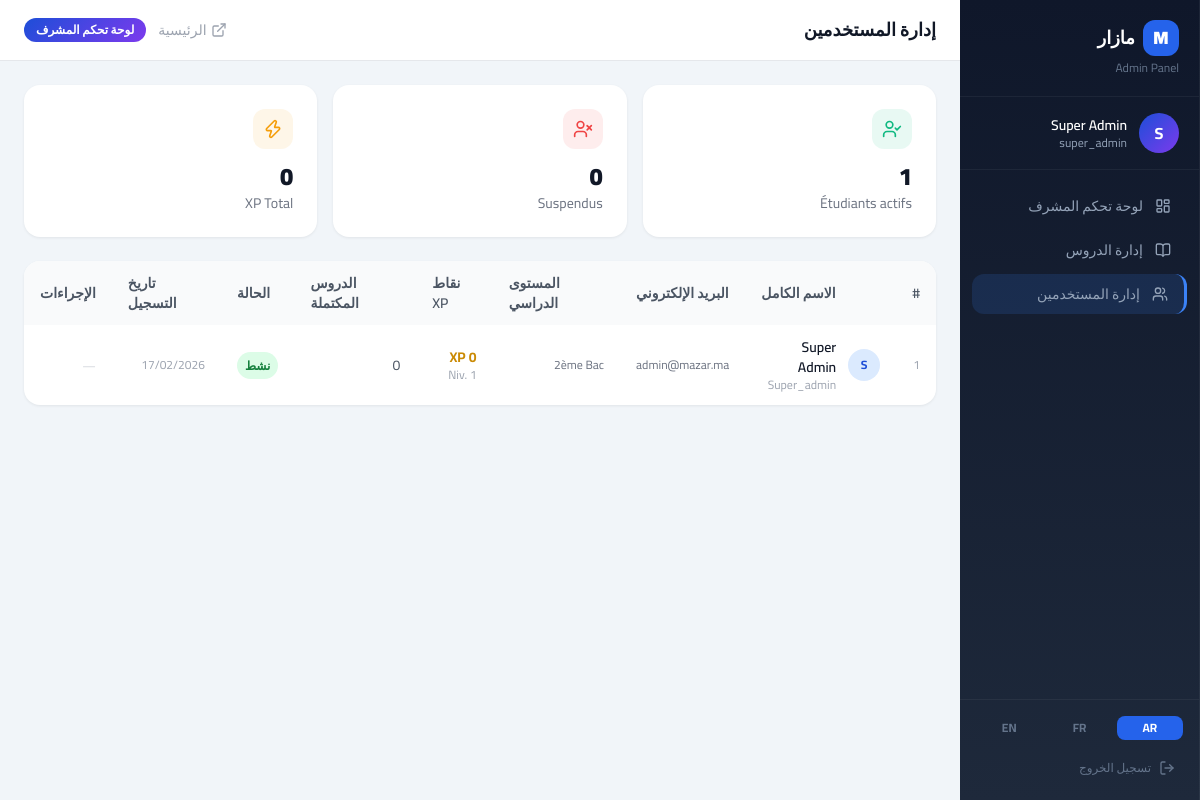
The page /admin/manage_users.php?lang=ar (signed in) on the database its author committed.
### tables this page shows
CREATE TABLE IF NOT EXISTS `users` (
  `id`             INT UNSIGNED     NOT NULL AUTO_INCREMENT,
  `full_name`      VARCHAR(120)     NOT NULL,
  `email`          VARCHAR(180)     NOT NULL,
  `password`       VARCHAR(255)     NOT NULL,
  `grade_level_id` INT UNSIGNED     NOT NULL,
  `role`           ENUM('student','staff','admin','super_admin') NOT NULL DEFAULT 'student',
  `xp_points`      INT UNSIGNED     NOT NULL DEFAULT 0,
  `level`          TINYINT UNSIGNED NOT NULL DEFAULT 1,
  `status`         ENUM('active','banned') NOT NULL DEFAULT 'active',
  `created_at`     DATETIME         NOT NULL DEFAULT CURRENT_TIMESTAMP,
  PRIMARY KEY (`id`),
  UNIQUE KEY `email` (`email`),
  KEY `grade_level_id` (`grade_level_id`),
  CONSTRAINT `fk_users_level` FOREIGN KEY (`grade_level_id`) REFERENCES `levels` (`id`)
);

CREATE TABLE IF NOT EXISTS `levels` (
  `id`        INT UNSIGNED NOT NULL AUTO_INCREMENT,
  `name_ar`   VARCHAR(100) NOT NULL,
  `name_fr`   VARCHAR(100) NOT NULL,
  `name_en`   VARCHAR(100) NOT NULL,
  `slug`      VARCHAR(60)  NOT NULL,
  `order_num` TINYINT      NOT NULL DEFAULT 0,
  PRIMARY KEY (`id`),
  UNIQUE KEY `slug` (`slug`)
);

### includes/functions.php (called while the page is built, shortened)
<?php
function getCurrentLang(): string {
    return $_SESSION[SESS_LANG] ?? DEFAULT_LANG;
}
function loadTranslations(): array {
    static $trans = null;
    if ($trans === null) {
        $lang = getCurrentLang();
        $file = dirname(__DIR__) . '/lang/' . $lang . '.php';
        $trans = include $file;
    }
    return $trans;
}
function t(string $key, array $replace = []): string {
    $translations = loadTranslations();
    $text = $translations[$key] ?? $key;
    return $text;
}

### admin/manage_users.php (the view, shortened to what this page needs)
<?php
require_once dirname(__DIR__) . '/includes/functions.php';
$db        = getDB();
$users = $db->query(
    "SELECT u.id, u.full_name, u.email, u.role, u.xp_points, u.level, u.status, u.created_at,
            lv.name_fr AS grade,
            (SELECT COUNT(*) FROM user_lesson_completions ulc WHERE ulc.user_id=u.id) AS completions
     FROM users u
     JOIN levels lv ON lv.id = u.grade_level_id
     ORDER BY u.xp_points DESC"
)->fetchAll();
require dirname(__DIR__) . '/admin/_layout.php';
?>
<div class="grid grid-cols-3 gap-4 mb-6">
  <?php
  $active  = count(array_filter($users, fn($u)=>$u['status']==='active'));
  $banned  = count($users) - $active;
  $totalXP = array_sum(array_column($users,'xp_points'));
  $cards   = [
    ['Étudiants actifs', $active,  'user-check','#10B981'],
    ['Suspendus',        $banned,  'user-x',    '#EF4444'],
    ['XP Total',         number_format($totalXP), 'zap', '#F59E0B'],
  ];
  foreach($cards as [$label,$val,$icon,$color]):
  ?>
  <div class="stat-card">
    <div class="w-10 h-10 rounded-xl flex items-center justify-center mb-3" style="background:<?= $color ?>18">
      <i data-lucide="<?= $icon ?>" class="w-5 h-5" style="color:<?= $color ?>"></i>
    </div>
    <div class="text-2xl font-black text-gray-900"><?= $val ?></div>
    <div class="text-gray-500 text-sm"><?= $label ?></div>
  </div>
  <?php endforeach; ?>
</div>
<div class="admin-card overflow-hidden">
  <div class="overflow-x-auto">
    <table class="dt-table w-full text-sm">
      <thead>
        <tr class="bg-gray-50 text-gray-600 text-left">
          <th class="px-4 py-3 font-semibold">#</th>
          <th class="px-4 py-3 font-semibold"><?= t('full_name') ?></th>
          <th class="px-4 py-3 font-semibold"><?= t('email') ?></th>
          <th class="px-4 py-3 font-semibold"><?= t('grade_level') ?></th>
          <th class="px-4 py-3 font-semibold"><?= t('xp_points') ?></th>
          <th class="px-4 py-3 font-semibold"><?= t('total_completions') ?></th>
          <th class="px-4 py-3 font-semibold"><?= t('status') ?></th>
          <th class="px-4 py-3 font-semibold"><?= t('joined_at') ?></th>
          <th class="px-4 py-3 font-semibold"><?= t('actions') ?></th>
        </tr>
      </thead>
      <tbody class="divide-y divide-gray-100">
        <?php foreach($users as $u): ?>
        <tr class="hover:bg-gray-50 transition">
          <td class="px-4 py-3 text-gray-400 text-xs"><?= $u['id'] ?></td>
          <td class="px-4 py-3">
            <div class="flex items-center gap-3">
              <div class="w-8 h-8 rounded-full bg-blue-100 flex items-center justify-center text-blue-700 font-bold text-xs flex-shrink-0">
                <?= mb_strtoupper(mb_substr($u['full_name'],0,1)) ?>
              </div>
              <div>
                <div class="font-semibold text-gray-900"><?= htmlspecialchars($u['full_name']) ?></div>
                <div class="text-xs text-gray-400"><?= ucfirst($u['role']) ?></div>
              </div>
            </div>
          </td>
          <td class="px-4 py-3 text-gray-500 text-xs"><?= htmlspecialchars($u['email']) ?></td>
          <td class="px-4 py-3 text-gray-500 text-xs"><?= htmlspecialchars($u['grade']) ?></td>
          <td class="px-4 py-3">
            <div class="font-bold text-yellow-600"><?= number_format($u['xp_points']) ?> XP</div>
            <div class="text-gray-400 text-xs">Niv. <?= $u['level'] ?></div>
          </td>
          <td class="px-4 py-3 text-gray-600 text-sm"><?= $u['completions'] ?></td>
          <td class="px-4 py-3">
            <span class="px-2 py-0.5 rounded-full text-xs font-semibold <?= $u['status']==='active' ? 'bg-green-100 text-green-700' : 'bg-red-100 text-red-700' ?>">
              <?= $u['status']==='active' ? t('active') : t('banned') ?>
            </span>
          </td>
          <td class="px-4 py-3 text-gray-400 text-xs"><?= date('d/m/Y', strtotime($u['created_at'])) ?></td>
          <td class="px-4 py-3">
            <?php if ($u['id'] != $_SESSION[SESS_USER_ID]): ?>
            <div class="flex flex-wrap gap-1">
              <form method="POST" class="inline">
                <?= csrfField() ?>
                <input type="hidden" name="action"  value="toggle_status">
                <input type="hidden" name="user_id" value="<?= $u['id'] ?>">
                <button type="submit"
                        class="text-xs px-2 py-1 rounded-lg font-semibold transition <?= $u['status']==='active' ? 'bg-red-50 text-red-600 hover:bg-red-100' : 'bg-green-50 text-green-600 hover:bg-green-100' ?>">
                  <?= $u['status']==='active' ? t('ban_user') : t('activate_user') ?>
                </button>
              </form>
              <button onclick="openXpModal(<?= $u['id'] ?>, '<?= htmlspecialchars(addslashes($u['full_name'])) ?>')"
                      class="text-xs px-2 py-1 rounded-lg font-semibold bg-yellow-50 text-yellow-700 hover:bg-yellow-100 transition">
                ⚡ <?= t('add_xp') ?>
              </button>
              <form method="POST" class="inline" onsubmit="return confirm('Réinitialiser le XP ?')">
                <?= csrfField() ?>
                <input type="hidden" name="action"  value="reset_xp">
                <input type="hidden" name="user_id" value="<?= $u['id'] ?>">
                <button type="submit"
                        class="text-xs px-2 py-1 rounded-lg font-semibold bg-gray-50 text-gray-600 hover:bg-gray-100 transition">
                  <?= t('reset_xp') ?>
                </button>
              </form>
            </div>
            <?php else: ?>
            <span class="text-gray-300 text-xs">—</span>
            <?php endif; ?>
          </td>
        </tr>
        <?php endforeach; ?>
      </tbody>
    </table>
  </div>
</div>
<?php require dirname(__DIR__) . '/admin/_layout_end.php'; ?>

### rows shown on the page
users: id "1", full_name "S", full_name "Super Admin", role "Super_admin", email "admin@mazar.ma", grade_level.name_fr "2ème Bac", xp_points "0", level "1", completions "0", status "نشط", created_at "17/02/2026"

### other values the page prints
t('site_name') "مازار"
mb_strtoupper(mb_substr($adminName,0,1)) "S"
$adminName "Super Admin"
$_SESSION[SESS_ROLE] "super_admin"
$label "لوحة تحكم المشرف"
$label "إدارة الدروس"
$label "إدارة المستخدمين"
$l "AR"
$l "FR"
$l "EN"
t('logout') "تسجيل الخروج"
$pageTitle "إدارة المستخدمين"
t('home') "الرئيسية"
t('admin_dashboard') "لوحة تحكم المشرف"
$val "1"
